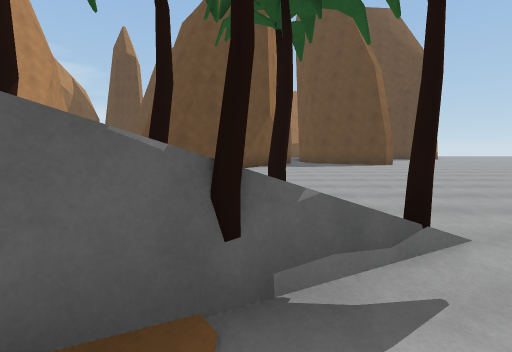
[1] (above)

19 first-person views from a walk through a Unity game level. The camera is 1.5 m above the floor, tilts 6° down and sees 85° across. The floor is counted in squares, 2 m on a side. Each view is taken from the middle of a square. On the plan, view 1 faces up. The plan holds only what a view shows up to about 10 squares ahead; the rest is blank. The place goes on beyond the plan. The player character is not drawn.

[2]
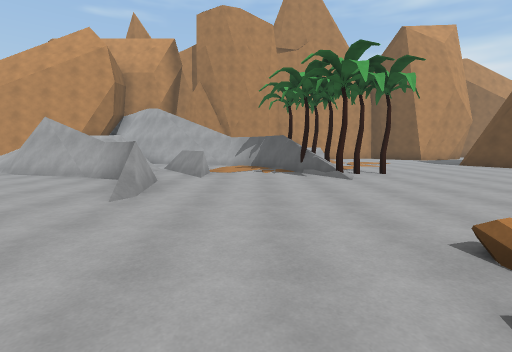

[3]
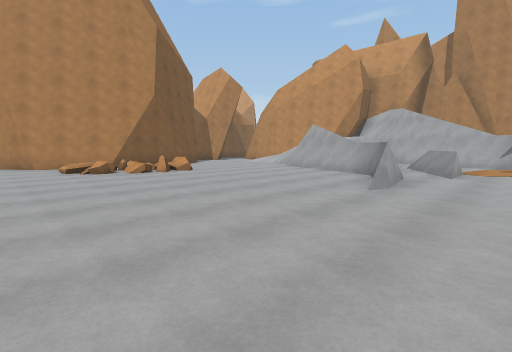

[4]
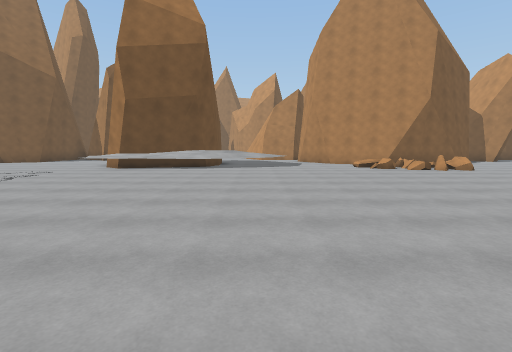

[5]
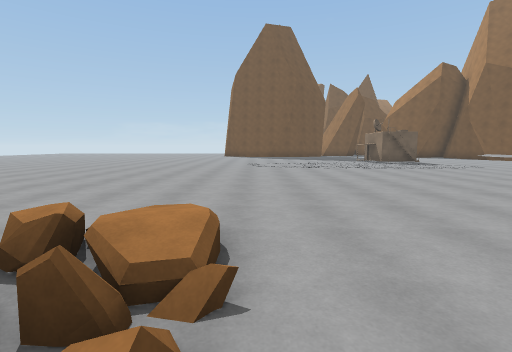

[6]
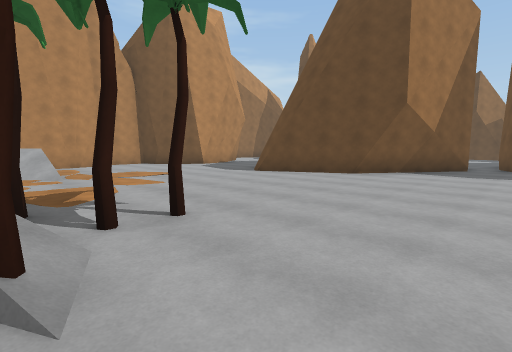

[7]
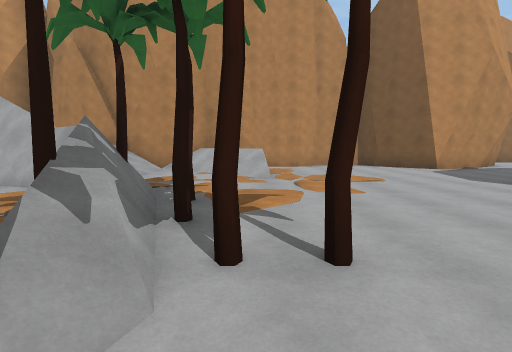

[8]
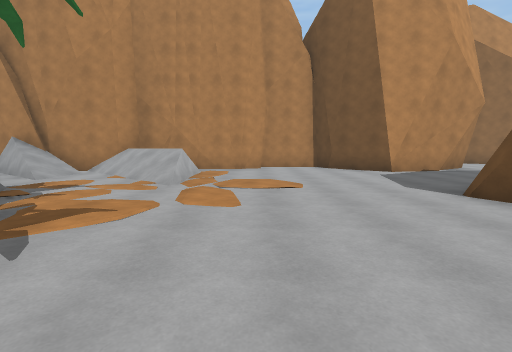

[9]
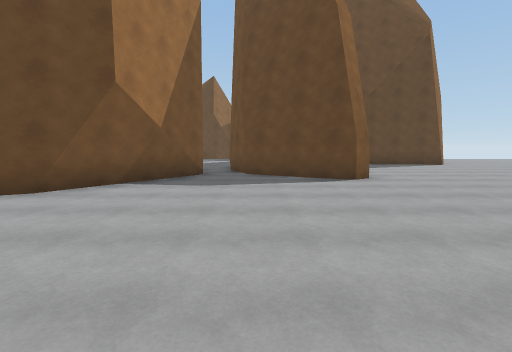

[10]
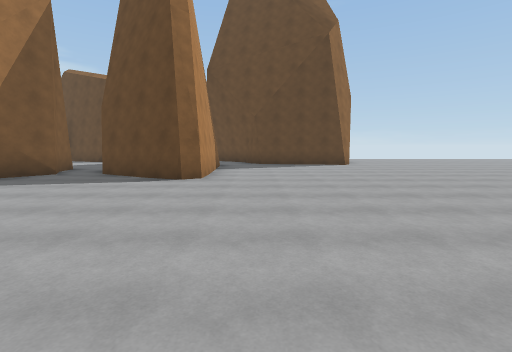

[11]
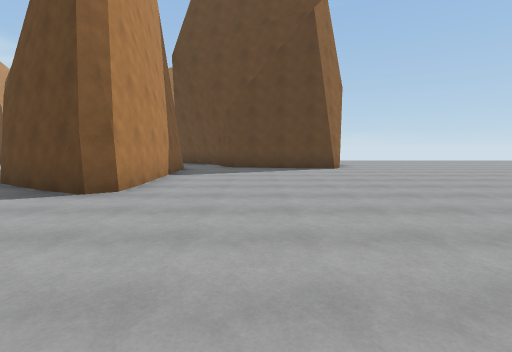

[12]
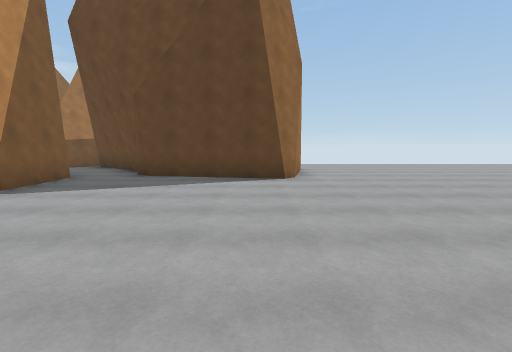

[13]
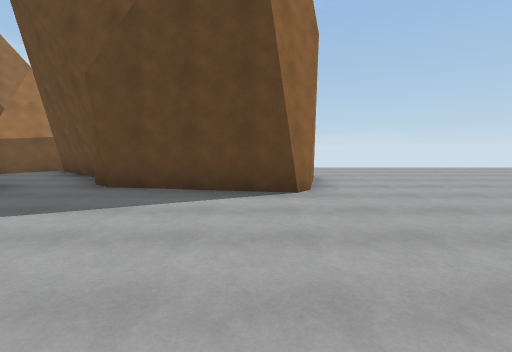

[14]
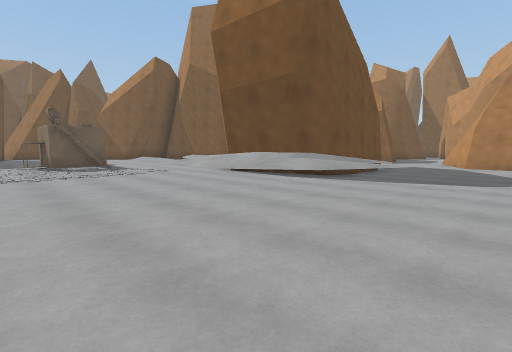

[15]
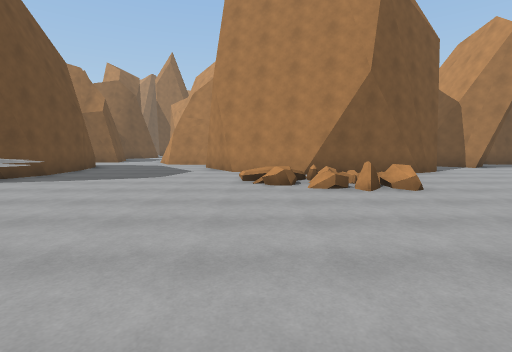

[16]
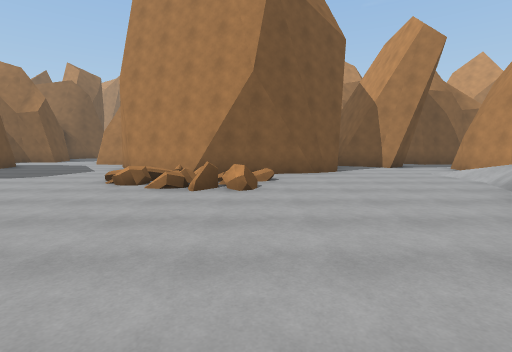

[17]
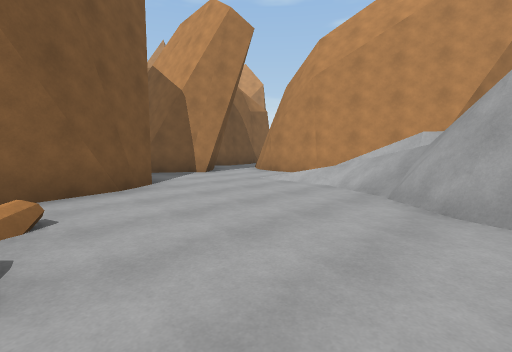

[18]
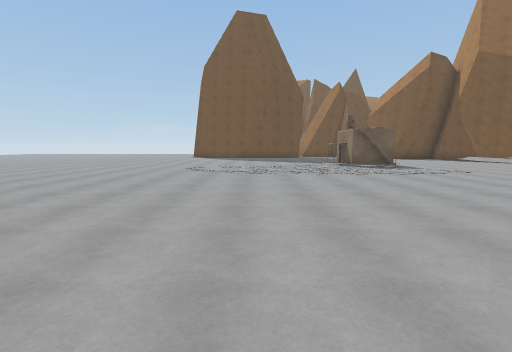

[19]
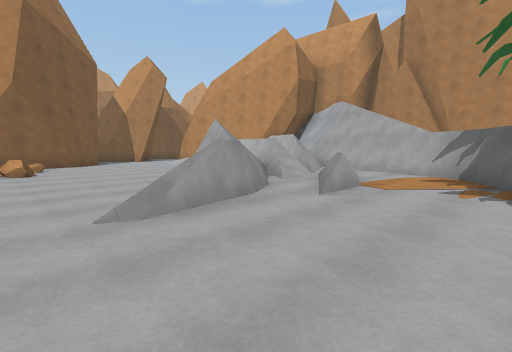

### Floor plan
Key: @ floor where view 1 was taken; # wall or solid block; . main floor; : floor 0.25 m higher than the main floor; + floor 0.5 m higher than the main floor; * floor 0.75 m higher than the main floor; / step, stairs or slope; = window, fence, low wall or low ledge; ^ raised ledge; T tree; R rock; B building.
Columns run from 9 left of view 1 to 19 right of it. Each row starts with its distance up from view 1.
 22                      .......
 21             ###      .......
 20             #.##     .......
 19              ..##    .......
 18              ...##  #......
 17               #..####......
 16               #...........
 15           ..  #...........
 14           #.###..........
 13           #.###.........
 12 #.       ##..##........
 11 ##..     #.............
 10  #...  ###............
  9 ##....##.............    ..
  8 #...................    ...
  7 ...................   .......
  6 ..................   ........
  5 #.............. .   .........
  4 #........T....     ..........
  3 #////....T.....   ...........
  2 #///...TT#T..... /+..........
  1 ##/... T#T......//..........
  0  #///+#..@.................
 -1  #/=###..#=................
 -2  ##  #./=#=#==...............
 -3  ##  #./==##............... .
 -4      #==###................ .
 -5      ##=*##..........^^^... B
 -6       ####..........^^^^^.. .
 -7     # #=##..........^^^^^....
 -8     # #=/....RR......^^^.....
 -9       #//....: R......####...
-10       # /..... =......#
-11       #....######.....#
-12       #....#    ##....#
-13       #.#..      #....#
-14        .##         ...
-15                    #.

Where each view was taken, in squares from view 1:
view 1: 0 up, 0 right, facing up
view 2: 0 up, 8 right, facing left
view 3: 0 up, 9 right, facing down-left
view 4: 1 up, 11 right, facing down
view 5: 1 up, 7 right, facing right
view 6: 2 up, 3 right, facing up-left
view 7: 3 up, 2 right, facing left
view 8: 5 up, 1 right, facing left
view 9: 5 up, 3 right, facing up
view 10: 5 up, 7 right, facing up
view 11: 7 up, 8 right, facing up
view 12: 10 up, 10 right, facing up
view 13: 12 up, 10 right, facing up
view 14: 3 down, 9 right, facing down-right
view 15: 3 down, 7 right, facing down
view 16: 3 down, 4 right, facing down
view 17: 6 down, 4 right, facing down-left
view 18: 1 down, 9 right, facing right
view 19: 1 up, 5 right, facing down-left
